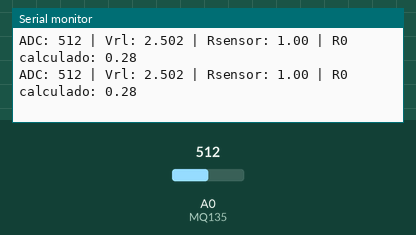
Bench run of a sketch on a simulated Arduino Uno, built with avr-gcc and run on an emulated ATmega328P. Parts: the last lines printed to the serial monitor. Inputs (shaded band) come from the test bench; at power-on: A0 (MQ135) = 512.

Above: at 1.8 s.
1.9 s: A0 (MQ135) set to 0
At 2.3 s:
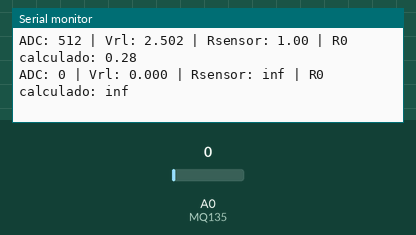
4.5 s: A0 (MQ135) set to 122
At 5.8 s:
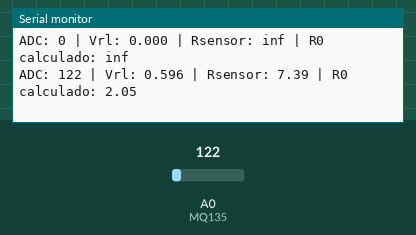

The sketch:

calibrador-mq135.ino
```cpp
#include <math.h>
#define MQ135 A0

void setup() {
  Serial.begin(9600);
}

void loop() {
  int leitura = analogRead(MQ135);
  float Vrl = leitura * (5.0 / 1023.0);
  float Rsensor = (5.0 - Vrl) / Vrl;   // assumindo RL = 1 (proporcional)
  float R0 = Rsensor / 3.6;            // 3.6 = Rs/R0 típico em ar limpo p/ MQ-135

  Serial.print("ADC: ");
  Serial.print(leitura);
  Serial.print(" | Vrl: ");
  Serial.print(Vrl, 3);
  Serial.print(" | Rsensor: ");
  Serial.print(Rsensor, 2);
  Serial.print(" | R0 calculado: ");
  Serial.println(R0, 2);

  delay(1000);
}
```

Measured:
- after the input at 1.9 s, the serial monitor: prints a new line after 0.10 s (image 1)
- after the input at 4.5 s, the serial monitor: prints a new line after 0.51 s (image 2)
